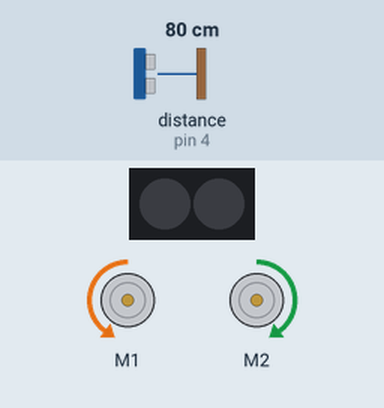
Simulated run of this sketch. Board: Arduino Uno, built with avr-gcc and run on an emulated ATmega328P. Parts: 2 RGB LEDs in strip order, left to right, 2 × DC motor (green arrow = forward, orange = backward, longer = faster). The test bench sets the inputs (shaded band); at power-on: distance to the obstacle (sensor on pin 4) 80 cm. Dim RGB values are drawn brighter than linear.

Above: at 10.2 s.
10.3 s: distance to the obstacle (sensor on pin 4) set to 18 cm
11.8 s: distance to the obstacle (sensor on pin 4) set to 14 cm
At 13.2 s:
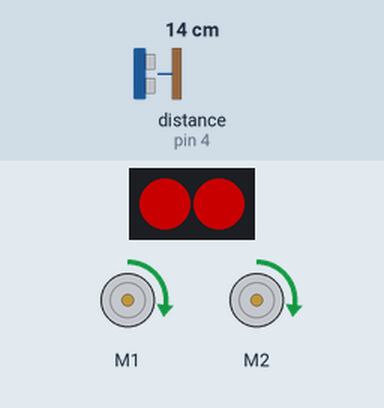
At 14.2 s:
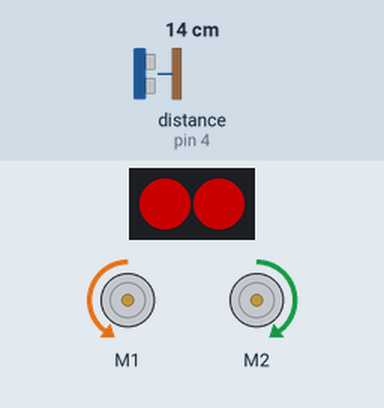
14.8 s: distance to the obstacle (sensor on pin 4) set to 2 cm
16.8 s: distance to the obstacle (sensor on pin 4) set to 4 cm
At 17.7 s:
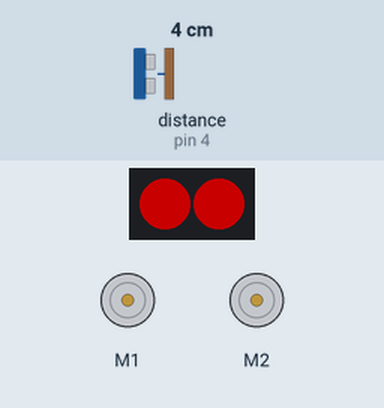
Timing chart, 0 to 20.8 s (numbered marks = the images above; inputs shaded):
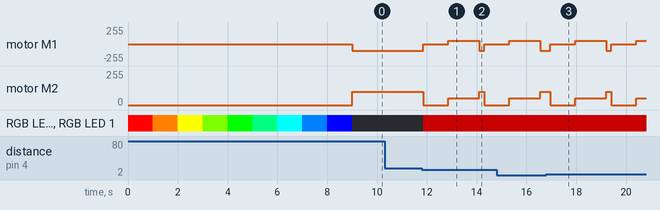

Measured:
- the behaviour switches between 16 and 15 cm on distance to the obstacle (sensor on pin 4) (found by bisection; images 0 and 1)
- after the input at 10.3 s, every drawn part: stays the same
- after the input at 11.8 s, motor M1: backward 100/255 → stopped after 0.05 s, → forward 50/255 1.0 s later, → backward 100/255 1.3 s later, → stopped 0.20 s later; motor M2: forward 100/255 → stopped after 0.05 s, → forward 50/255 1.0 s later, → forward 100/255 1.3 s later, → stopped 0.20 s later; RGB LED 0, RGB LED 1: off → RGB(100, 0, 0) after 0.05 s

The sketch:

random-rover.ino
```cpp
/**
 * @file    random-rover.ino
 * @author  Philip Walsh
 * @version V1.0.0
 * @date    2020-04-13
 * @brief   Description: testing the ultrasonic sensor and randomly roving till it hits an obstacle
 *
 * Function List:
 *  double MeUltrasonicSensor::distanceCm(uint16_t MAXcm)
 *
 */
#include <MeMCore.h>

// Onboard LED port/slot definitions
const int PORT = 7;
const int SLOT = 2;

// LED Control settings
const int BOTH_LEDS = 0;
const int RIGHT_LED = 1;
const int LEFT_LED  = 2;


MeDCMotor MotorL(M1);
MeDCMotor MotorR(M2);


MeRGBLed onboardLEDs(PORT, SLOT);
MeUltrasonicSensor ultraSensor(PORT_4); /* Ultrasonic module can ONLY be connected to port 3, 4, 6, 7, 8 of base shield. */


/***********************************************************************
 * Method:  updateLED(int led, int red, int green, int blue)
 *
 * Arguments:
 *           Variable        Values
 *          --------------------------
 *          led             0 - 2  (0 - Both LEDs; 1 - Right LED; 2 - Left LED)
 *          red             0 - 255
 *          green           0 - 255
 *          Blue            0 - 255
 *
 * Returns: N/A
 *
 * Description:
 *  The updateLED method manages the current color of the onboard
 *  LEDs.
 ************************************************************************/
void updateLED(int led, int red, int green, int blue) {
  onboardLEDs.setColor(led, red, green, blue);
  onboardLEDs.show();
}


void setup()
{
  Serial.begin(9600);

  updateLED(BOTH_LEDS, 255, 0, 0);
  delay(1000);
  updateLED(BOTH_LEDS, 255, 128, 0);
  delay(1000);
  updateLED(BOTH_LEDS, 255, 255, 0);
  delay(1000);
  updateLED(BOTH_LEDS, 128, 255, 0);
  delay(1000);
  updateLED(BOTH_LEDS, 0, 255, 0);
  delay(1000);
  updateLED(BOTH_LEDS, 0, 255, 128);
  delay(1000);
  updateLED(BOTH_LEDS, 0, 255, 255);
  delay(1000);
  updateLED(BOTH_LEDS, 0, 128, 255);
  delay(1000);
  updateLED(BOTH_LEDS, 0, 0, 255);
  delay(1000);

  updateLED(BOTH_LEDS, 0, 0, 0);
  Forward();
}


void Forward()
{
  MotorL.run(-100);
  MotorR.run(100);
}


void Stop()
{
  MotorL.run(0);
  MotorR.run(0);
}

void TurnLeft(int turnFor)
{

  MotorL.run(50);
  MotorR.run(50);
  delay(turnFor);
}

void loop()
{
  int red = 0;
  int green = 0;
  int blue = 0;
  int green_on = 0;
  int green_off = 0;
  int lineSensorState = 0;
  int led_brightness=100;

  green_on = led_brightness;
  double current_range = 0.0;

  //range 3 centimeters  to 4 meters
  // 3 - 400


  current_range = ultraSensor.distanceCm();
  //Serial.print(current_range);

  //if something gets right up in our grill, turn on the lights
  if ((current_range <= 15) && (current_range >= 3)){
    Stop();
    red=led_brightness;
    updateLED(BOTH_LEDS, red, green, blue);
    delay(1000);

    TurnLeft(250);
    delay(1000);
    Forward();

  }else{
    //nothing in the way, move foreward

    // clear to proceed, lets check the line sensor

    //lineSensorState = lineFinder.readSensors();
    //switch(lineSensorState)
    //{
    //  case S1_IN_S2_IN:
    //    //Serial.println("Sensor 1 and 2 are inside of black line");
    //    // set both to green, light it up, and pause, then off
    //    updateLED(BOTH_LEDS, red, green_on, blue);
    //    break;
    //
    //  case S1_IN_S2_OUT:
    //    //Serial.println("Sensor 2 is outside of black line");
    //    // set both to green, light it up, and pause, then off
    //    updateLED(LEFT_LED, red, green_on, blue);
    //    updateLED(RIGHT_LED, red, green_off, blue);
    //    break;
    //
    //  case S1_OUT_S2_IN:
    //    //Serial.println("Sensor 1 is outside of black line");
    //    //Serial.println("Sensor 2 is outside of black line");
    //    // set both to green, light it up, and pause, then off
    //    updateLED(RIGHT_LED, red, green_on, blue);
    //    updateLED(LEFT_LED, red, green_off, blue);
    //    break;
    //
    //  case S1_OUT_S2_OUT:
    //    //Serial.println("Sensor 1 and 2 are outside of black line");
    //    //Serial.println("Sensor 2 is outside of black line");
    //    // set both to green, light it up, and pause, then off
    //    updateLED(BOTH_LEDS, red, green_off, blue);
    //    break;
    //
    //  default:
    //    break;
    //}


  }


  delay(200); /* the minimal measure interval is 100 milliseconds */
}
```
